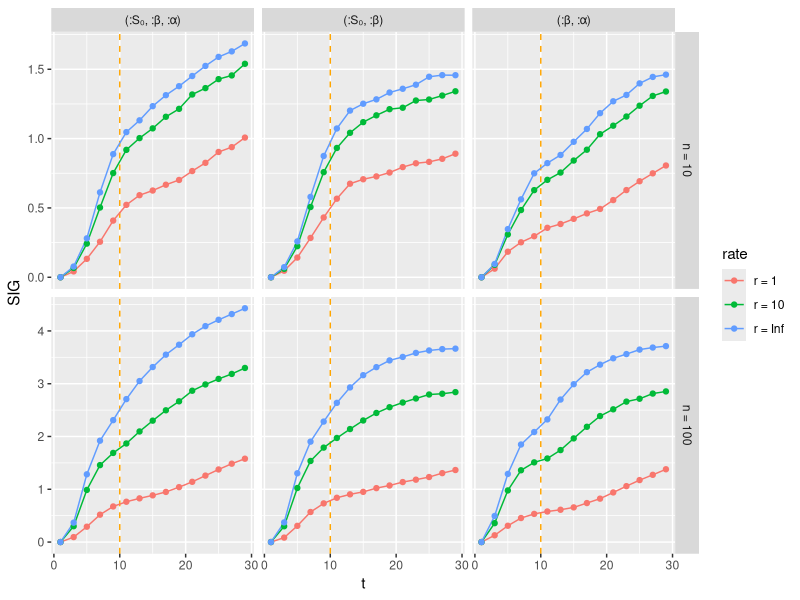

Recreate this plot in R.
library(tidyverse)
library(ggthemes)

true_inf <- c(
    0.01, 0.017234986028274994, 0.029226916688214286, 0.0482619354074302, 0.07644676001950913, 0.11397801673090434, 0.15694203765403592,
    0.197068585361762, 0.22556384374277325, 0.23791293991026669, 0.2351898235396991, 0.22162345300496464, 0.2018696959400936, 
    0.1795447345733238, 0.15704515578805922, 0.13574849445435141, 0.11635024064541434, 0.09910377645846799, 0.08402199574081326, 0.0709903078468306, 0.059817465836561626, 0.05029848904490269, 0.04222657248401512, 0.03540215277236312, 
    0.029650387465228304, 0.024814410446680653, 0.02075294687536625, 0.017345265065778624, 0.014491436294653753, 0.012103619476697134, 0.010105741535796938
)
peak <- which.max(true_inf)
tsteps <- seq(1, length(true_inf)-1, by=2)

(inct_org <- read_csv("data/sims/increasing-tspan/results-03-15.csv"))

inct <- inct_org |>
    select(utils, obs_model, obs_params, param_comb, true=θtrue) |>
    mutate(utils=str_replace_all(utils, "Any|\\[|\\]", "")) |>
    separate(utils, str_c("u", tsteps), sep=",", convert=TRUE, fill="right") |>
    pivot_longer(matches("u\\d+"), names_to="t", values_to="SIG") |>
    mutate(t=as.double(str_extract(t, "\\d+")))

inct |>
    mutate(
        rate=ifelse(str_detect(obs_params, "r"), str_extract(obs_params, "r = \\d+"), "r = Inf"),
        ntest=str_extract(obs_params, "n = \\d+")
    ) |>
    # filter(obs_model == "neg_binom") |>
    ggplot(aes(t, SIG, col=rate)) +
    geom_vline(xintercept=peak, col="orange", linetype="dashed") +
    geom_line() +
    geom_point() +
    facet_grid(ntest~param_comb, scales="free_y")
